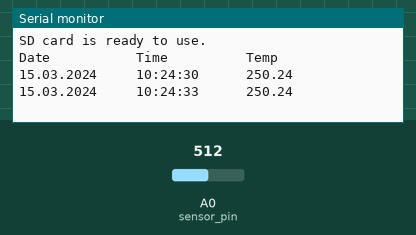
Recording of a sketch running on a simulated Arduino Uno, built with avr-gcc and run on an emulated ATmega328P. Parts: the last lines printed to the serial monitor. The test bench sets the inputs (shaded band); at power-on: A0 (sensor_pin) = 512. The local clock reads 2024-03-15 10:24:30 at power-on unless the sketch sets it; storage starts empty.

Above: at 3.8 s.
3.9 s: A0 (sensor_pin) set to 716
At 7.2 s:
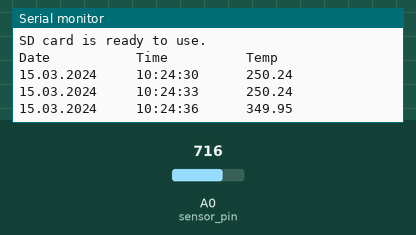
7.8 s: A0 (sensor_pin) set to 900
At 10.2 s:
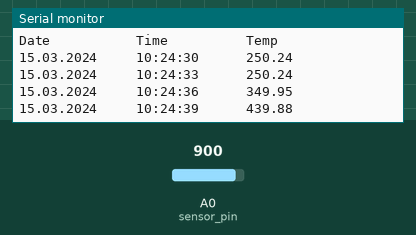
Timing chart, 0 to 11.7 s (numbered marks = the images above; inputs shaded):
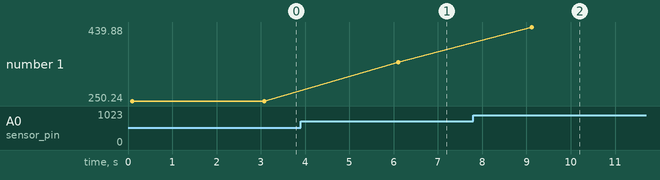

Measured:
- after the input at 3.9 s, the serial monitor: prints a new line after 2.2 s (image 1)
- after the input at 7.8 s, the serial monitor: prints a new line after 1.3 s (image 2)
- plotted number 1: 250.24 → 349.95 after the input at 3.9 s, 349.95 → 439.88 after the input at 7.8 s

The sketch:

SD_fuc.ino
```cpp
#include <SD.h>
#include <SPI.h>
#include <DS3231.h>
File sdcard_file;
DS3231  rtc(SDA, SCL);
int CS_pin = 10; // Pin 10 on Arduino Uno
const int sensor_pin = A0;
float temp;
float output;

void setup() {
  Serial.begin(9600);
  pinMode(sensor_pin,INPUT);
  pinMode(CS_pin, OUTPUT);
  rtc.begin();
  // SD Card Initialization
  if (SD.begin())
  {
    Serial.println("SD card is ready to use.");
  } else
  {
    Serial.println("SD card initialization failed");
    return;
  }

  Serial.print("Date  ");
  Serial.print("      ");
  Serial.print("   Time  ");
  Serial.print("     ");
  Serial.print("   Temp   ");
  Serial.println("     ");
  sdcard_file = SD.open("data.txt", FILE_WRITE);
  if (sdcard_file) {
    sdcard_file.print("Date  ");
    sdcard_file.print("      ");
    sdcard_file.print("   Time  ");
    sdcard_file.print("     ");
    sdcard_file.print("   Temp   ");
    sdcard_file.println("     ");
    sdcard_file.close(); // close the file
  }
  // if the file didn't open, print an error:
  else {
    Serial.println("error opening test.txt");
  }
}

void loop() {
  output = analogRead(sensor_pin);
  temp =(output*500)/1023;
  Serial.print(rtc.getDateStr());
  Serial.print("     ");
  Serial.print(rtc.getTimeStr());
  Serial.print("      ");
  Serial.println(temp);

  sdcard_file = SD.open("data.txt", FILE_WRITE);
  if (sdcard_file) {
    sdcard_file.print(rtc.getTimeStr());
    sdcard_file.print("     ");
    sdcard_file.print(rtc.getTimeStr());
    sdcard_file.print("     ");
    sdcard_file.println(temp);
    sdcard_file.close(); // close the file
  }
  // if the file didn't open, print an error:
  else {
    Serial.println("error opening test.txt");
  }
  delay(3000);
}
```
